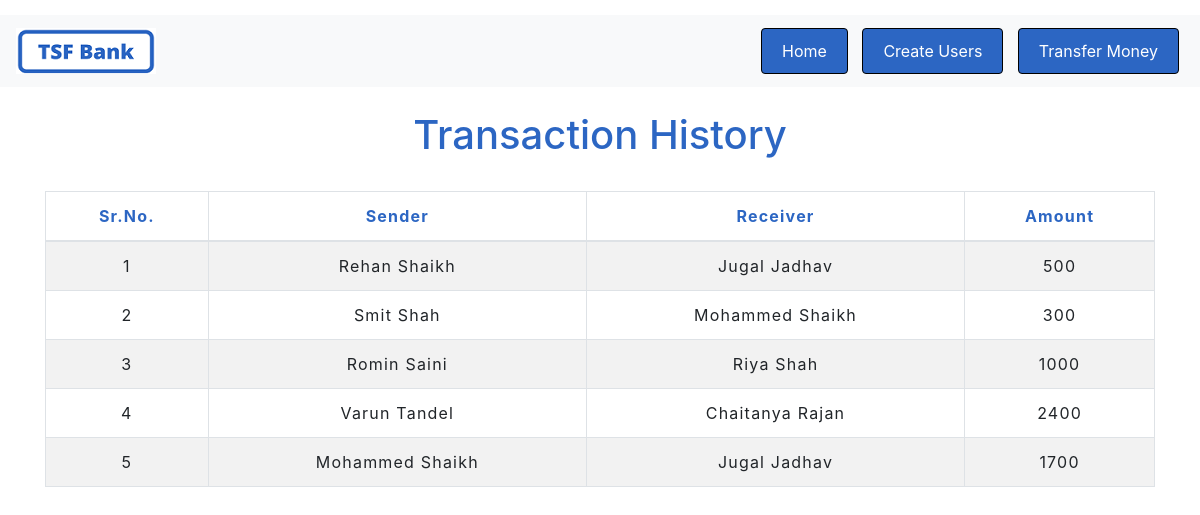
/transaction_history.php, run on the app's committed database.
### tables this page shows
CREATE TABLE `transactions` (
  `sno` int(100) NOT NULL,
  `sender` varchar(100) NOT NULL,
  `receiver` varchar(100) NOT NULL,
  `balance` int(100) NOT NULL
);

### transaction_history.php (the view, shortened to what this page needs)
<!DOCTYPE html>
<html lang="en">
<head>
    <link rel="stylesheet" href="https://stackpath.bootstrapcdn.com/bootstrap/4.5.2/css/bootstrap.min.css">
    <link rel="stylesheet" type="text/css" href="css/table.css">
</head>
<body>
<?php
  include 'navbar.php';
?>
	<div class="container">
        <h2 class="text-center pt-4" style="color: #2C66C3">Transaction History</h2>
       <br>
       <div class="table-responsive-sm">
    <table class="table table-hover table-striped table-condensed table-bordered">
        <thead>
            <tr>
                <th class="text-center" style="color: #2C66C3">Sr.No.</th>
                <th class="text-center" style="color: #2C66C3">Sender</th>
                <th class="text-center" style="color: #2C66C3">Receiver</th>
                <th class="text-center" style="color: #2C66C3">Amount</th>
            </tr>
        </thead>
        <tbody>
        <?php
            include 'connect.php';
            $sql ="select * from transactions";
            $query =mysqli_query($conn, $sql);
            while($rows = mysqli_fetch_array($query))
            {
                ?>
            <tr>
            <td><?php echo $rows['sno']; ?></td>
            <td><?php echo $rows['sender']; ?></td>
            <td><?php echo $rows['receiver']; ?></td>
            <td><?php echo $rows['balance']; ?> </td>
            <?php
            }
            ?>
        </tbody>
    </table>
    </div>
</div>
</body>
</html>

### css/table.css (style rules this page uses)
* { padding: 10; margin: 0; box-sizing: border-box;] }
h2 { font-size: 40px; }
table { letter-spacing: 1.2px; color: black; }
td { text-align: center; }

### navbar.php (style rules this page uses)
body { margin-top: 15px; }

### data on the page
transactions: sno "1", sender "Rehan Shaikh", receiver "Jugal Jadhav", balance "500"
transactions: sno "2", sender "Smit Shah", receiver "Mohammed Shaikh", balance "300"
transactions: sno "3", sender "Romin Saini", receiver "Riya Shah", balance "1000"
transactions: sno "4", sender "Varun Tandel", receiver "Chaitanya Rajan", balance "2400"
transactions: sno "5", sender "Mohammed Shaikh", receiver "Jugal Jadhav", balance "1700"
